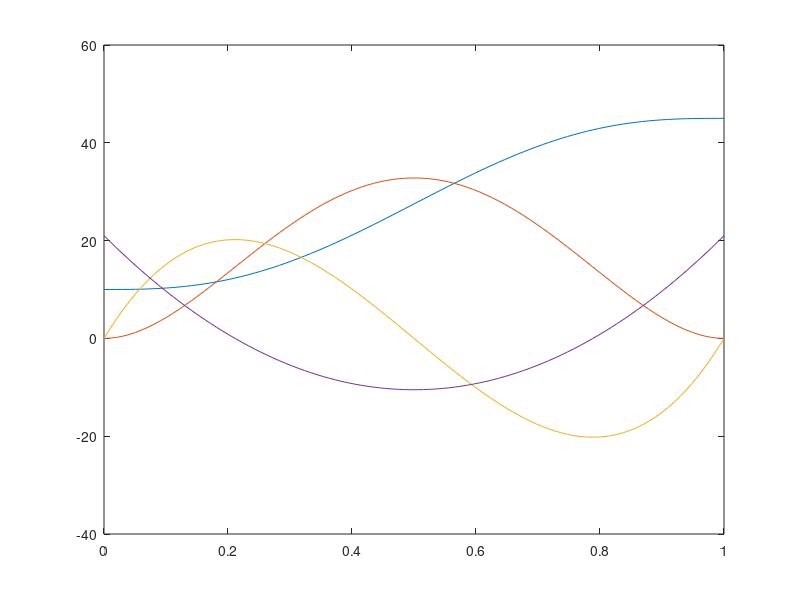

MATLAB code to generate this figure:
clc; clear all; clf;

t = linspace(0,1,100);
for i = 1:100
    th(i) = 10+350*(t(i)^3)-525*(t(i)^4)+210*(t(i)^5);
    thd(i) = 350*3*(t(i))^2-525*4*(t(i))^3+210*5*(t(i))^4;
    thdd(i) = 350*6*(t(i))-525*4*3*(t(i))^2+210*5*4*(t(i))^3;
    thddd(i) = 350*6-525*4*6*(t(i))+210*5*12*(t(i))^2;
end


plot(t,th,t,thd/2,t,thdd/10,t,thddd/100,LineWidth=1.5)
